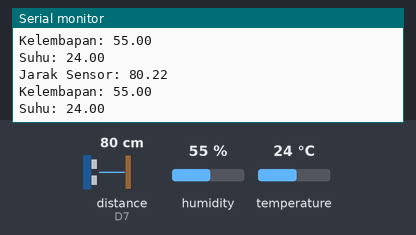
Recording of a sketch running on a simulated ESP8266 (NodeMCU). On the bench: the last lines printed to the serial monitor. Wiring (inferred from the names in the program): ultrasonic range finder: trigger D8; echo D7. Inputs (shaded band) come from the test bench; at power-on: distance to the obstacle (sensor on D7) 80 cm, humidity 55 %, temperature 24 °C. The echo pulse lasts 58.3 µs per cm; WiFi joins after 1.5 s; servers stay silent unless stated.

Above: at 2.7 s.
2.8 s: distance to the obstacle (sensor on D7) set to 2 cm
At 4.15 s:
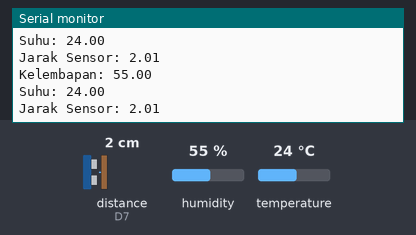
4.3 s: humidity set to 22 %
At 4.7 s:
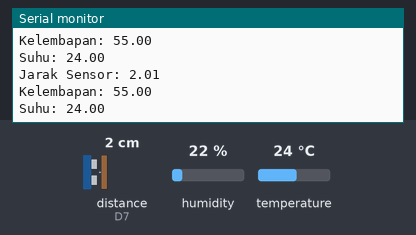
5.8 s: temperature set to 12 °C
At 7.2 s:
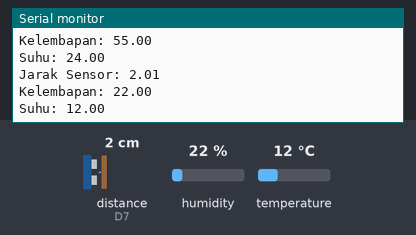
7.3 s: distance to the obstacle (sensor on D7) set to 4 cm
At 8.4 s:
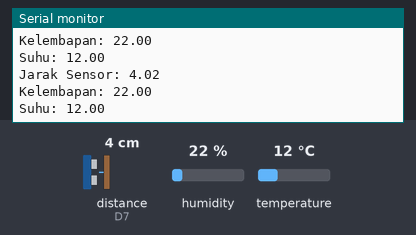
8.8 s: humidity set to 40 %
At 10.2 s:
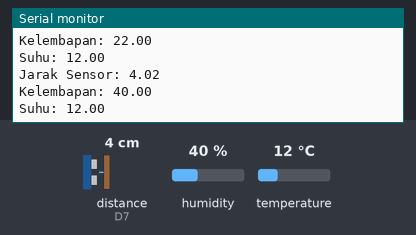
Timing chart, 0 to 11.3 s (numbered marks = the images above; inputs shaded):
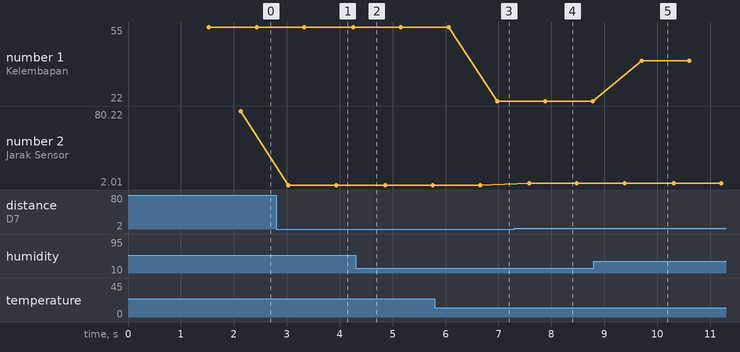

Measured:
- after the input at 2.8 s, the serial monitor: prints a new line after 0.23 s (image 1)
- after the input at 5.8 s, the serial monitor: prints a new line after 1.2 s (image 3)
- after the input at 7.3 s, the serial monitor: prints a new line after 0.28 s (image 4)
- after the input at 8.8 s, the serial monitor: prints a new line after 0.91 s (image 5)
- plotted number 1: 22 → 40 after the input at 8.8 s
- plotted number 2: 80.22 → 2.01 after the input at 2.8 s, 2.01 → 4.02 after the input at 7.3 s

The sketch:

TugasMonitorThingSpeakDHTdanUltarsonik.ino
```cpp
#include <ESP8266WiFi.h>
#include "DHT.h"
#include "ThingSpeak.h"
#define DHTPIN D4
#define DHTTYPE DHT11
#define triggerPin D8
#define echoPin D7

DHT dht(DHTPIN, DHTTYPE);
const char* ssid = "ARMA laptop";
const char* password = "1234567890";
unsigned long myChannelNumber = 2308449;
const char* myWriteAPIKey = "WUELHRQ7AVICL64V";
WiFiClient client;

void setup() {
   Serial.begin(9600);
   dht.begin();
   pinMode(triggerPin, OUTPUT);
   pinMode(echoPin, INPUT);
   WiFi.mode(WIFI_STA);
   ThingSpeak.begin(client);
   WiFi.begin(ssid, password);
   while (WiFi.status() != WL_CONNECTED) {
      delay(1500);
      Serial.println("Menghubungkan");
   }
   Serial.println("Terhubung");
}

void loop() {
   float humidity = dht.readHumidity();
   float temperature = dht.readTemperature();
   if (isnan(humidity) || isnan(temperature)) {
      Serial.println("Failed to read from DHT sensor!");
      return;
   } else {
      Serial.println("Kelembapan: " + String(humidity));
      Serial.println("Suhu: " + String(temperature));
      ThingSpeak.writeField(myChannelNumber, 1, temperature, myWriteAPIKey);
      ThingSpeak.writeField(myChannelNumber, 2, humidity, myWriteAPIKey);
   }

   float duration, distance;
   digitalWrite(triggerPin, LOW);
   delayMicroseconds(2);
   digitalWrite(triggerPin, HIGH);
   delayMicroseconds(10);
   digitalWrite(triggerPin, LOW);
   duration = pulseIn(echoPin, HIGH);
   distance = duration * 0.0344 / 2;
   Serial.println("Jarak Sensor: " + String(distance));
   ThingSpeak.writeField(myChannelNumber, 3, distance, myWriteAPIKey);
}
```
